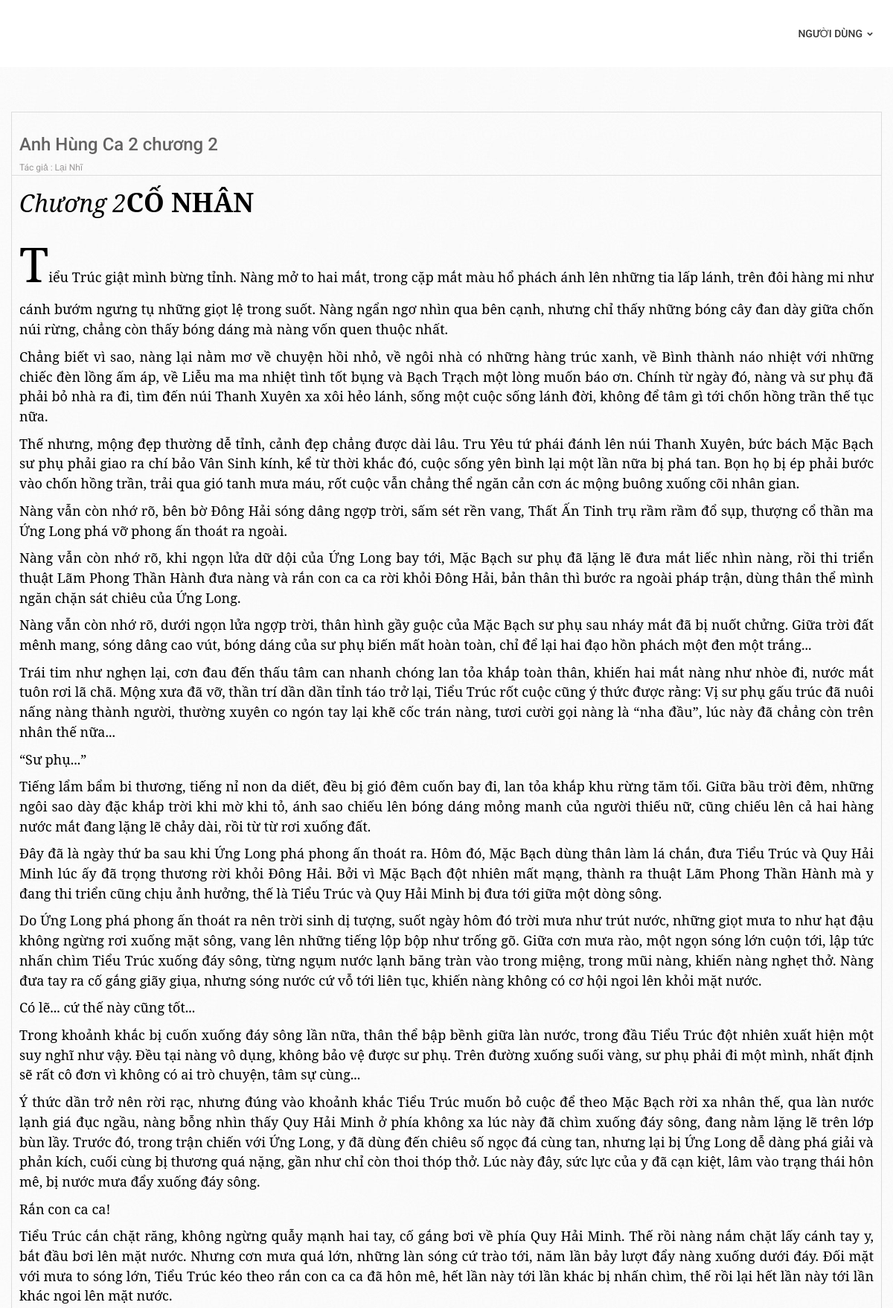
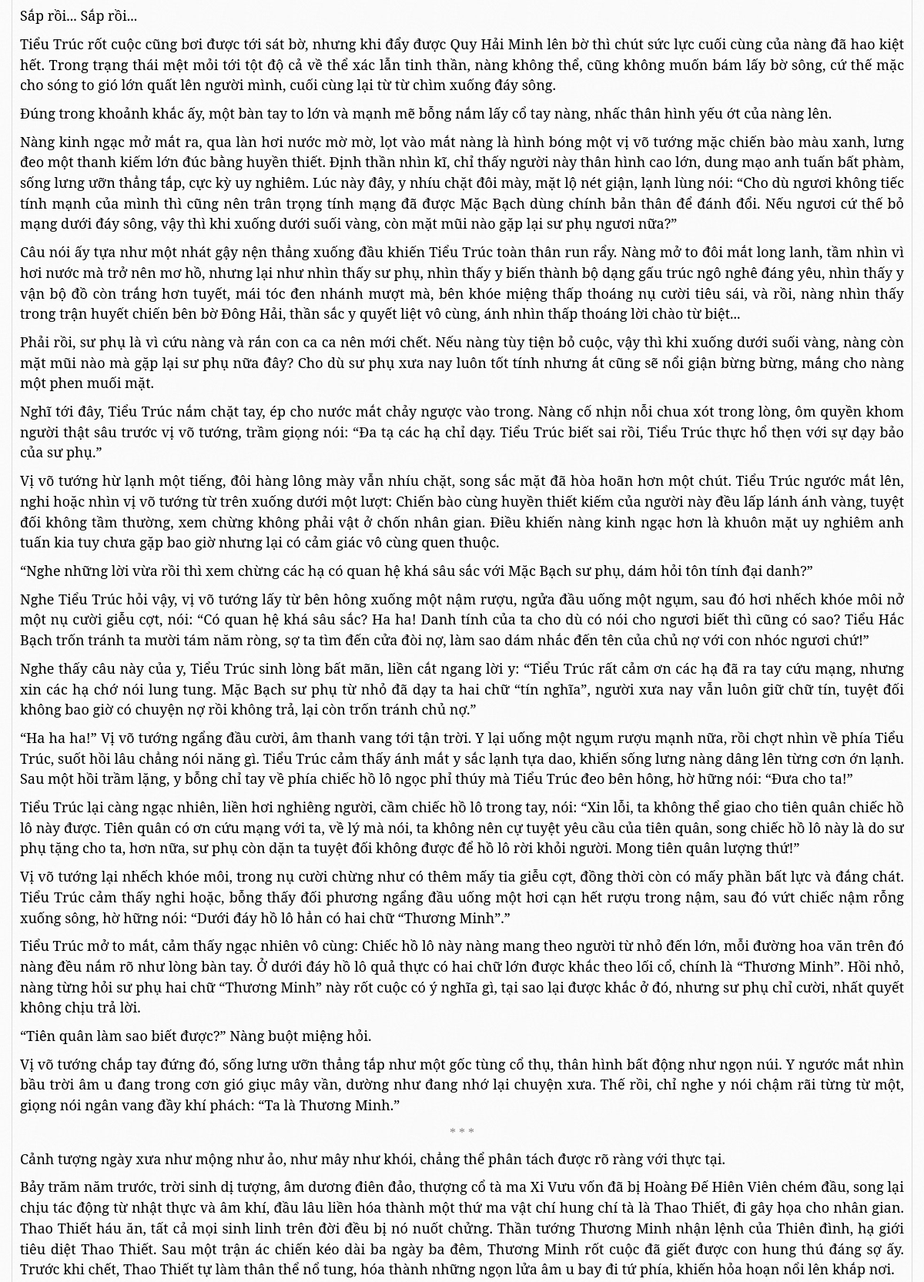
The app's page /user/chitiet.php?id=11 (upper part) with its own data (2 pictures, top to bottom).
### tables this page shows
CREATE TABLE `sach` (
  `id` int(11) NOT NULL,
  `tensach` varchar(500) NOT NULL,
  `tacgia` varchar(500) NOT NULL,
  `anh` text NOT NULL,
  `noidung` longtext NOT NULL
);

### user/chitiet.php (the view, shortened to what this page needs)
<?php
include('../admin/inc/connect.php');
$id = $_GET["id"];
$sql = "
        SELECT *
        FROM sach
        WHERE id = '".$id."'
    ";
$query = mysqli_query($connect, $sql);
$row = mysqli_fetch_array($query);
?>
<!DOCTYPE html>
<html lang="vi" prefix="og: http://ogp.me/ns# fb: http://ogp.me/ns/fb# article: http://ogp.me/ns/article# title: http://ogp.me/ns#title image: http://ogp.me/ns#image">
<head>
    <link rel="stylesheet" href="cdnjs.cloudflare.com/ajax/libs/twitter-bootstrap/3.2.0/css/bootstrap.min.css"/>    <link rel="stylesheet" href="cdnjs.cloudflare.com/ajax/libs/font-awesome/4.7.0/css/font-awesome.min.css"/>    <link rel="stylesheet" href="printshop/css/theme-yellow.min.css"/>    <link rel="stylesheet" href="printshop/css/responsive.min.css"/>    <link rel="stylesheet" href="cdn.jsdelivr.net/jquery.jssocials/1.3.1/jssocials.css"/><link rel="stylesheet" href="cdn.jsdelivr.net/jquery.jssocials/1.3.1/jssocials-theme-minima.css"/><link rel="stylesheet" href="cdnjs.cloudflare.com/ajax/libs/photoswipe/4.1.1/photoswipe.min.css"/><link rel="stylesheet" href="cdnjs.cloudflare.com/ajax/libs/photoswipe/4.1.1/default-skin/default-skin.min.css"/></head>
<body>
<header>
    <?php include('header.php'); ?>
</header>    <main class="main ">
<section class="category-w parten-bg">
	<div class="container">
		<div class="row">
<section class="category-w parten-bg">
	<div class="container">
		<div class="row">
			<section class="category grid col-sm-12 col-xs-12">
					<div class="row">
	<div class="article">
		<div class="article-header">
			<h1 itemprop="name headline" class="title"><?php echo $row['tensach'] ?></h1>
			<div class="subtitle">
                 Tác giả : <span itemscope itemprop='author' itemtype='http://schema.org/Person'>
                    <span itemprop='name'>
                        <a href="#" itemprop="url"><?php echo $row['tacgia'] ?></a>                    </span>
                </span>
			</div>
		</div>
		<div itemprop='articleBody' class="article-body">
        <?php
            $idnd = $_SESSION['id'];
            $sqlnd = "
        SELECT *
        FROM nguoidung
        WHERE id = '".$idnd."'
    ";
$querynd = mysqli_query($connect, $sqlnd);
$rownd = mysqli_fetch_array($querynd);
if($rownd['capbac'] == 2 || $rownd['capbac'] == 3){
            ?>
            <?php echo substr($row['noidung'], 0, 9000) ?> ................................
            <div class="d-flex align-items-center justify-content-between mt-4 mb-0" style="text-align : right !important">
                <a class="btn btn-primary" href="vip.php" style="background-color : #FFCC2A; color : black">Nâng cấp VIP để đọc tiếp</a>
            </div>
            <?php }else{ ?>
                <?php echo $row['noidung'] ?>
            <?php } ?>
		</div>
	</div>
	</div>
</div>
			</section>
		</div>
	</div>
</section>    </main>
</html>

### records on screen
sach: tensach "Anh Hùng Ca 2 chương 2", tacgia "Lại Nhĩ", noidung "Chương 2 CỐ NHÂN T iểu Trúc giật mình bừng tỉnh. Nàng mở to hai mắt, trong cặp mắt màu hổ phách ánh lên những tia lấp lánh, trên đôi hàng mi như cánh bướm ngưng tụ những giọt lệ trong suốt. Nàng ngẩn ngơ nhìn qua bên cạnh, nhưng chỉ thấy những bóng cây đan dày giữa chốn núi rừng, chẳng còn thấy bóng dáng mà nàng vốn quen thuộc nhất. Chẳng biết vì sao, nàng lại nằm mơ về chuyện hồi nhỏ, về ngôi nhà có những hàng trúc xanh, về Bình thành náo nhiệt với những chiếc đèn lồng ấm áp, về Liễu ma ma nhiệt tình tốt bụng và Bạch Trạch một lòng muốn báo ơn. Chính từ ngày đó, nàng và sư phụ đã phải bỏ nhà ra đi, tìm đến núi Thanh Xuyên xa xôi hẻo lánh, sống một cuộc sống lánh đời, không để tâm gì tới…"
